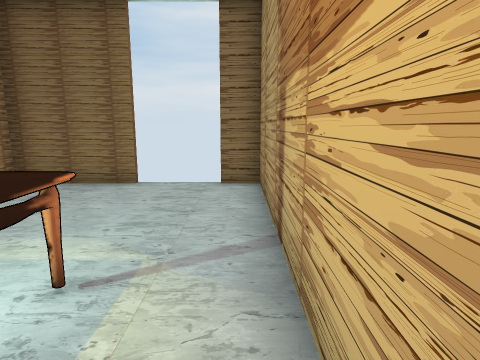
view 1 (above)

12 first-person views from a walk through a Unity game level. The camera is 1.5 m above the floor, tilts 10° down and sees 75° across. Doors are open. The floor is counted in squares, 1 m on a side. Each view is taken from the middle of a square. On the plan, view 1 faces up. The plan holds only what a view shows up to about 15 squares ahead; the rest is blank. The place goes on beyond the plan. The player character is not drawn.

view 2
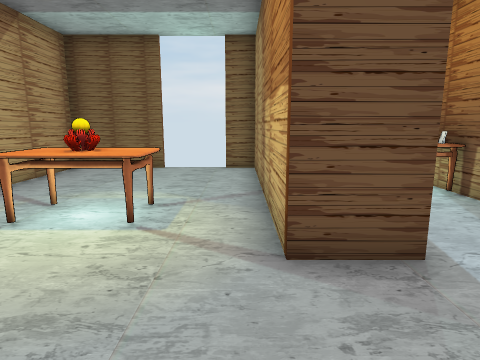

view 3
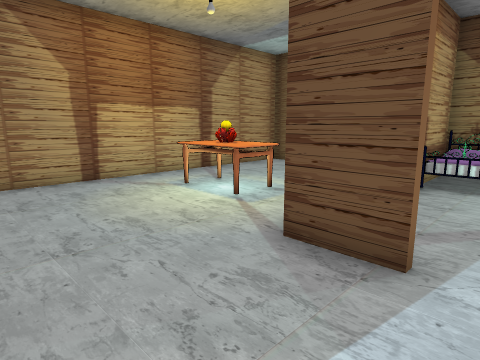

view 4
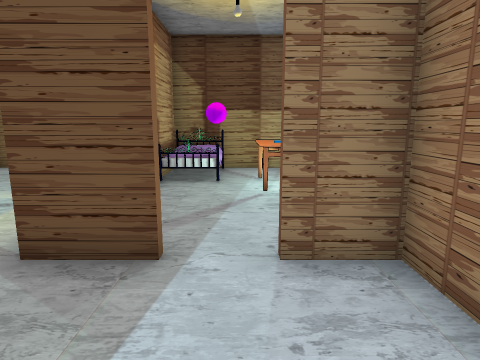

view 5
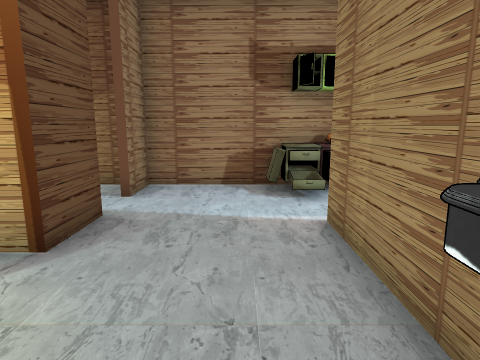

view 6
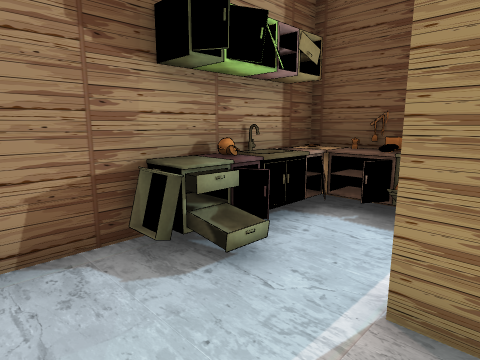

view 7
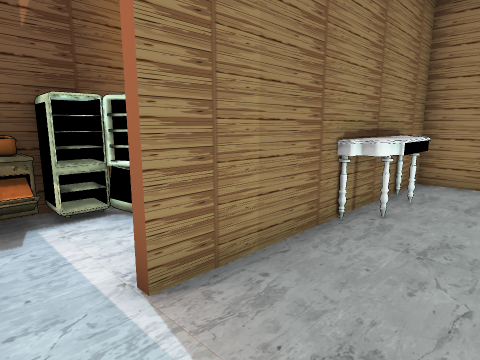

view 8
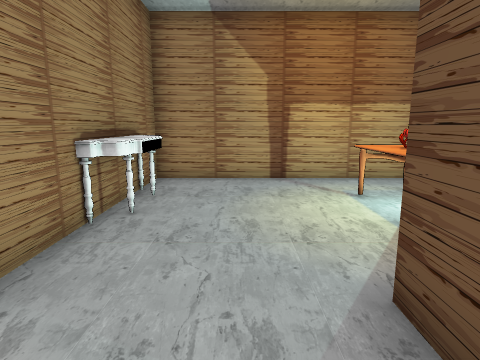

view 9
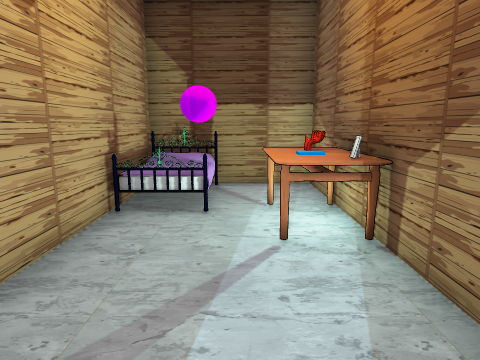

view 10
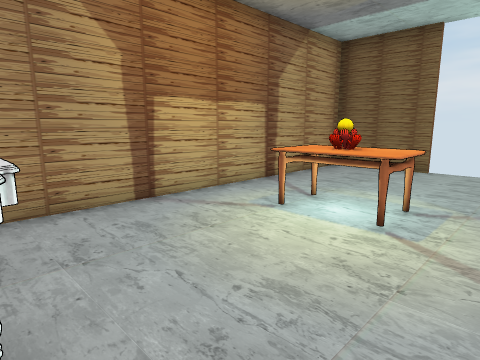

view 11
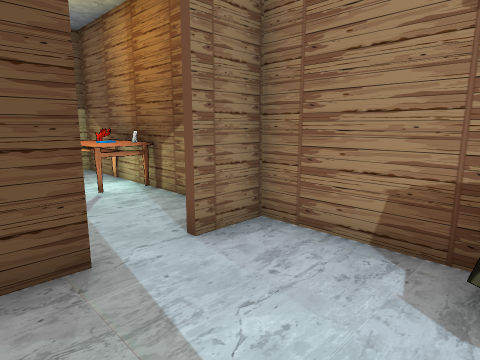

view 12
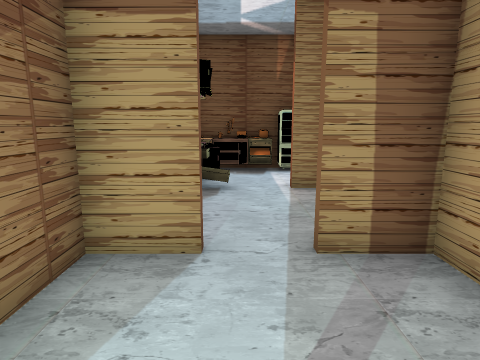

### Floor plan
Points are (right, up) in squares from view 1. A wall is a line through its corners. A room is listed if a view was taken in it or the views show most of it. See-through windows are left out.
Room 1 (views 1, 2, 3, 4, 5, 6, 7, 8, 9, 10, 11, 12)
walls: (0.7, 1.3) (0.7, 0.5) (2.1, 0.5); (2.1, 0.3) (0.5, 0.3) (0.5, 4.4); (3.4, 0.5) (4.8, 0.5) (4.8, 8) (-0.5, 8); (0.7, 4.5) (0.7, 2.8); (-1.5, -3.4) (1.9, -3.4); (4.8, -3.5) (4.8, 0.3) (3.4, 0.3); (-2.6, 8) (-5.8, 8) (-5.8, -3.4) (-4.4, -3.4); (4.8, -6.5) (4.8, -5.4)
ways out: gap at (-2, 8)
objects: other object (-4, -3) to (-2, -3); other object (-4, 2) to (-2, 3); other object (0, -6) to (2, -6); bed (1, 5) to (2, 7); other object (3, -6) to (4, -3); other object (4, 4) to (4, 6)

Positions as (right, up) in squares from view 1, and headings:
1: (0, 0), facing up
2: (0, -3), facing up
3: (3, -3), facing up-left
4: (3, -3), facing up
5: (-3, -2), facing right
6: (1, -1), facing down-right
7: (3, -1), facing down-left
8: (3, -1), facing left
9: (3, 0), facing up
10: (0, -3), facing up-left
11: (1, -3), facing up-right
12: (3, 4), facing down
